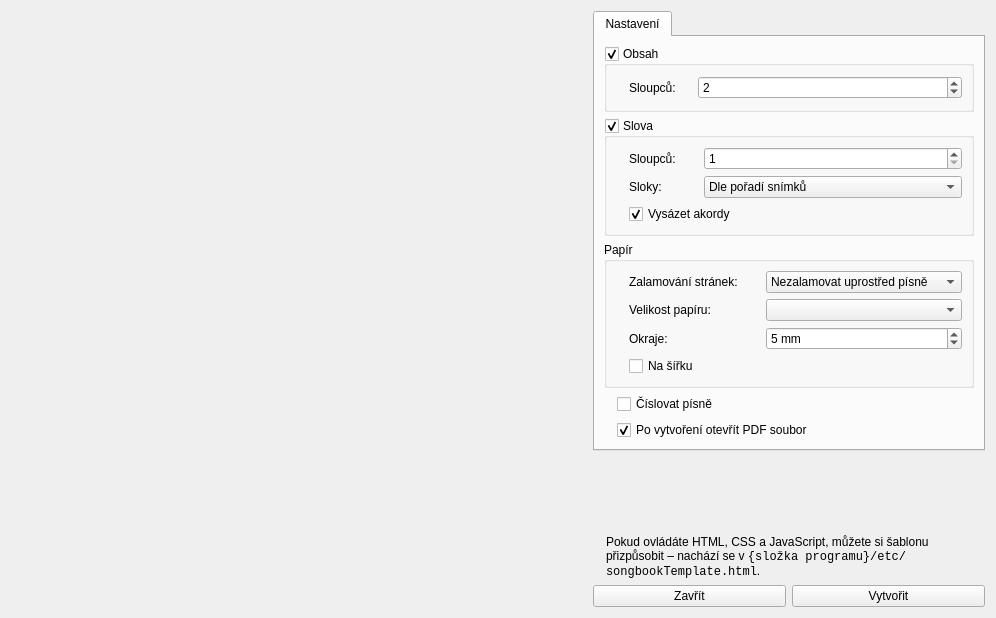
<?xml version="1.0" encoding="UTF-8"?>
<ui version="4.0">
 <class>DocumentGenerationDialog</class>
 <widget class="QDialog" name="DocumentGenerationDialog">
  <property name="windowModality">
   <enum>Qt::ApplicationModal</enum>
  </property>
  <property name="geometry">
   <rect>
    <x>0</x>
    <y>0</y>
    <width>996</width>
    <height>618</height>
   </rect>
  </property>
  <property name="windowTitle">
   <string>Vytvoření zpěvníku</string>
  </property>
  <property name="windowIcon">
   <iconset resource="../../res/resources.qrc">
    <normaloff>:/icons/16/Moleskine_16px.png</normaloff>:/icons/16/Moleskine_16px.png</iconset>
  </property>
  <layout class="QGridLayout" name="gridLayout_2">
   <item row="0" column="2">
    <widget class="QWidget" name="verticalWidget" native="true">
     <property name="sizePolicy">
      <sizepolicy hsizetype="Minimum" vsizetype="Preferred">
       <horstretch>0</horstretch>
       <verstretch>0</verstretch>
      </sizepolicy>
     </property>
     <layout class="QVBoxLayout" name="verticalLayout">
      <property name="leftMargin">
       <number>0</number>
      </property>
      <property name="topMargin">
       <number>0</number>
      </property>
      <property name="rightMargin">
       <number>0</number>
      </property>
      <property name="bottomMargin">
       <number>0</number>
      </property>
      <item>
       <widget class="QTabWidget" name="twLeftBottom_2">
        <property name="sizePolicy">
         <sizepolicy hsizetype="Preferred" vsizetype="Expanding">
          <horstretch>0</horstretch>
          <verstretch>0</verstretch>
         </sizepolicy>
        </property>
        <property name="focusPolicy">
         <enum>Qt::NoFocus</enum>
        </property>
        <property name="currentIndex">
         <number>0</number>
        </property>
        <widget class="QWidget" name="tabSongList_2">
         <attribute name="icon">
          <iconset resource="../../res/resources.qrc">
           <normaloff>:/icons/16/Settings_16px.png</normaloff>:/icons/16/Settings_16px.png</iconset>
         </attribute>
         <attribute name="title">
          <string>Nastavení</string>
         </attribute>
         <layout class="QVBoxLayout" name="verticalLayout_2">
          <item>
           <widget class="QGroupBox" name="gbToc">
            <property name="title">
             <string>Obsah</string>
            </property>
            <property name="checkable">
             <bool>true</bool>
            </property>
            <layout class="QGridLayout" name="_2">
             <item row="0" column="3">
              <widget class="QSpinBox" name="sbTocColumns">
               <property name="sizePolicy">
                <sizepolicy hsizetype="Expanding" vsizetype="Fixed">
                 <horstretch>0</horstretch>
                 <verstretch>0</verstretch>
                </sizepolicy>
               </property>
               <property name="minimum">
                <number>1</number>
               </property>
               <property name="maximum">
                <number>10</number>
               </property>
               <property name="value">
                <number>2</number>
               </property>
              </widget>
             </item>
             <item row="0" column="0">
              <widget class="QLabel" name="label_4">
               <property name="pixmap">
                <pixmap resource="../../res/resources.qrc">:/icons/16/Columns_16px.png</pixmap>
               </property>
              </widget>
             </item>
             <item row="0" column="1">
              <widget class="QLabel" name="label_3">
               <property name="text">
                <string>Sloupců:</string>
               </property>
               <property name="buddy">
                <cstring>sbTocColumns</cstring>
               </property>
              </widget>
             </item>
             <item row="0" column="2">
              <spacer name="horizontalSpacer_2">
               <property name="orientation">
                <enum>Qt::Horizontal</enum>
               </property>
               <property name="sizeType">
                <enum>QSizePolicy::Fixed</enum>
               </property>
               <property name="sizeHint" stdset="0">
                <size>
                 <width>16</width>
                 <height>8</height>
                </size>
               </property>
              </spacer>
             </item>
            </layout>
           </widget>
          </item>
          <item>
           <widget class="QGroupBox" name="gbLyrics">
            <property name="title">
             <string>Slova</string>
            </property>
            <property name="checkable">
             <bool>true</bool>
            </property>
            <layout class="QGridLayout" name="gridLayout_4">
             <item row="2" column="1" colspan="3">
              <widget class="QCheckBox" name="cbGenerateChords">
               <property name="text">
                <string>Vysázet akordy</string>
               </property>
               <property name="checked">
                <bool>true</bool>
               </property>
              </widget>
             </item>
             <item row="2" column="0">
              <widget class="QLabel" name="label_9">
               <property name="pixmap">
                <pixmap resource="../../res/resources.qrc">:/icons/16/Guitar_16px.png</pixmap>
               </property>
              </widget>
             </item>
             <item row="0" column="1">
              <widget class="QLabel" name="label_6">
               <property name="text">
                <string>Sloupců:</string>
               </property>
               <property name="buddy">
                <cstring>sbLyricsColumns</cstring>
               </property>
              </widget>
             </item>
             <item row="0" column="0">
              <widget class="QLabel" name="label_5">
               <property name="pixmap">
                <pixmap resource="../../res/resources.qrc">:/icons/16/Columns_16px.png</pixmap>
               </property>
              </widget>
             </item>
             <item row="0" column="2">
              <spacer name="horizontalSpacer_3">
               <property name="orientation">
                <enum>Qt::Horizontal</enum>
               </property>
               <property name="sizeType">
                <enum>QSizePolicy::Fixed</enum>
               </property>
               <property name="sizeHint" stdset="0">
                <size>
                 <width>16</width>
                 <height>8</height>
                </size>
               </property>
              </spacer>
             </item>
             <item row="0" column="3">
              <widget class="QSpinBox" name="sbLyricsColumns">
               <property name="sizePolicy">
                <sizepolicy hsizetype="Expanding" vsizetype="Fixed">
                 <horstretch>0</horstretch>
                 <verstretch>0</verstretch>
                </sizepolicy>
               </property>
               <property name="minimum">
                <number>1</number>
               </property>
               <property name="maximum">
                <number>10</number>
               </property>
              </widget>
             </item>
             <item row="1" column="0">
              <widget class="QLabel" name="label_14">
               <property name="pixmap">
                <pixmap resource="../../res/resources.qrc">:/icons/16/Term_16px.png</pixmap>
               </property>
              </widget>
             </item>
             <item row="1" column="1">
              <widget class="QLabel" name="label_7">
               <property name="text">
                <string>Sloky:</string>
               </property>
               <property name="buddy">
                <cstring>cmbLyricsMode</cstring>
               </property>
              </widget>
             </item>
             <item row="1" column="3">
              <widget class="QComboBox" name="cmbLyricsMode">
               <property name="currentIndex">
                <number>1</number>
               </property>
               <property name="sizeAdjustPolicy">
                <enum>QComboBox::AdjustToContents</enum>
               </property>
               <item>
                <property name="text">
                 <string>Tak, jak je to v textu</string>
                </property>
               </item>
               <item>
                <property name="text">
                 <string>Dle pořadí snímků</string>
                </property>
               </item>
               <item>
                <property name="text">
                 <string>Dle pořadí snímků, bez duplikátů</string>
                </property>
               </item>
              </widget>
             </item>
            </layout>
           </widget>
          </item>
          <item>
           <widget class="QGroupBox" name="groupBox_3">
            <property name="title">
             <string>Papír</string>
            </property>
            <layout class="QGridLayout" name="gridLayout_5">
             <item row="1" column="1">
              <widget class="QLabel" name="label_12">
               <property name="text">
                <string>Velikost papíru:</string>
               </property>
               <property name="buddy">
                <cstring>cmbPageSize</cstring>
               </property>
              </widget>
             </item>
             <item row="3" column="0">
              <widget class="QLabel" name="label_13">
               <property name="pixmap">
                <pixmap resource="../../res/resources.qrc">:/icons/16/File Landscape_16px.png</pixmap>
               </property>
              </widget>
             </item>
             <item row="0" column="0">
              <widget class="QLabel" name="label">
               <property name="pixmap">
                <pixmap resource="../../res/resources.qrc">:/icons/16/Down Right_16px.png</pixmap>
               </property>
              </widget>
             </item>
             <item row="1" column="0">
              <widget class="QLabel" name="label_11">
               <property name="pixmap">
                <pixmap resource="../../res/resources.qrc">:/icons/16/Split Files_16px.png</pixmap>
               </property>
              </widget>
             </item>
             <item row="3" column="1" colspan="3">
              <widget class="QCheckBox" name="cbLandscapeOrientation">
               <property name="text">
                <string>Na šířku</string>
               </property>
              </widget>
             </item>
             <item row="0" column="2">
              <spacer name="horizontalSpacer_4">
               <property name="orientation">
                <enum>Qt::Horizontal</enum>
               </property>
               <property name="sizeType">
                <enum>QSizePolicy::Fixed</enum>
               </property>
               <property name="sizeHint" stdset="0">
                <size>
                 <width>16</width>
                 <height>8</height>
                </size>
               </property>
              </spacer>
             </item>
             <item row="1" column="3">
              <widget class="QComboBox" name="cmbPageSize"/>
             </item>
             <item row="0" column="1">
              <widget class="QLabel" name="label_2">
               <property name="text">
                <string>Zalamování stránek:</string>
               </property>
               <property name="buddy">
                <cstring>cmbPageBreakMode</cstring>
               </property>
              </widget>
             </item>
             <item row="0" column="3">
              <widget class="QComboBox" name="cmbPageBreakMode">
               <property name="sizePolicy">
                <sizepolicy hsizetype="Expanding" vsizetype="Fixed">
                 <horstretch>0</horstretch>
                 <verstretch>0</verstretch>
                </sizepolicy>
               </property>
               <property name="currentIndex">
                <number>1</number>
               </property>
               <property name="sizeAdjustPolicy">
                <enum>QComboBox::AdjustToContents</enum>
               </property>
               <item>
                <property name="text">
                 <string>Zalamovat i uprostřed písně</string>
                </property>
               </item>
               <item>
                <property name="text">
                 <string>Nezalamovat uprostřed písně</string>
                </property>
               </item>
               <item>
                <property name="text">
                 <string>Každou píseň na vlastní stranu</string>
                </property>
               </item>
              </widget>
             </item>
             <item row="2" column="0">
              <widget class="QLabel" name="label_15">
               <property name="pixmap">
                <pixmap resource="../../res/resources.qrc">:/icons/16/Add White Space_16px.png</pixmap>
               </property>
              </widget>
             </item>
             <item row="2" column="1">
              <widget class="QLabel" name="label_16">
               <property name="text">
                <string>Okraje:</string>
               </property>
               <property name="buddy">
                <cstring>sbPageMargins</cstring>
               </property>
              </widget>
             </item>
             <item row="2" column="3">
              <widget class="QSpinBox" name="sbPageMargins">
               <property name="suffix">
                <string> mm</string>
               </property>
               <property name="maximum">
                <number>100</number>
               </property>
               <property name="value">
                <number>5</number>
               </property>
              </widget>
             </item>
            </layout>
           </widget>
          </item>
          <item>
           <layout class="QGridLayout" name="gridLayout">
            <item row="0" column="0">
             <widget class="QLabel" name="label_10">
              <property name="pixmap">
               <pixmap resource="../../res/resources.qrc">:/icons/16/Numbers_16px.png</pixmap>
              </property>
             </widget>
            </item>
            <item row="0" column="1">
             <widget class="QCheckBox" name="cbNumberSongs">
              <property name="sizePolicy">
               <sizepolicy hsizetype="Expanding" vsizetype="Fixed">
                <horstretch>0</horstretch>
                <verstretch>0</verstretch>
               </sizepolicy>
              </property>
              <property name="text">
               <string>Číslovat písně</string>
              </property>
             </widget>
            </item>
            <item row="1" column="0">
             <widget class="QLabel" name="label_17">
              <property name="pixmap">
               <pixmap resource="../../res/resources.qrc">:/icons/16/Open_16px.png</pixmap>
              </property>
             </widget>
            </item>
            <item row="1" column="1">
             <widget class="QCheckBox" name="cbOpenWhenDone">
              <property name="sizePolicy">
               <sizepolicy hsizetype="Expanding" vsizetype="Fixed">
                <horstretch>0</horstretch>
                <verstretch>0</verstretch>
               </sizepolicy>
              </property>
              <property name="text">
               <string>Po vytvoření otevřít PDF soubor</string>
              </property>
              <property name="checked">
               <bool>true</bool>
              </property>
             </widget>
            </item>
           </layout>
          </item>
         </layout>
        </widget>
       </widget>
      </item>
      <item>
       <spacer name="verticalSpacer">
        <property name="orientation">
         <enum>Qt::Vertical</enum>
        </property>
        <property name="sizeHint" stdset="0">
         <size>
          <width>20</width>
          <height>40</height>
         </size>
        </property>
       </spacer>
      </item>
      <item>
       <layout class="QHBoxLayout" name="horizontalLayout">
        <item>
         <widget class="QLabel" name="label_19">
          <property name="sizePolicy">
           <sizepolicy hsizetype="Maximum" vsizetype="Preferred">
            <horstretch>0</horstretch>
            <verstretch>0</verstretch>
           </sizepolicy>
          </property>
          <property name="pixmap">
           <pixmap resource="../../res/resources.qrc">:/icons/16/Info_16px.png</pixmap>
          </property>
         </widget>
        </item>
        <item>
         <widget class="QLabel" name="label_8">
          <property name="text">
           <string>&lt;html&gt;&lt;head/&gt;&lt;body&gt;&lt;p&gt;Pokud ovládáte HTML, CSS a JavaScript, můžete si šablonu přizpůsobit – nachází se v &lt;span style=&quot;font-family: Consolas;&quot;&gt;{složka programu}/etc/songbookTemplate.html&lt;/span&gt;.&lt;/p&gt;&lt;/body&gt;&lt;/html&gt;</string>
          </property>
          <property name="wordWrap">
           <bool>true</bool>
          </property>
         </widget>
        </item>
       </layout>
      </item>
      <item>
       <layout class="QHBoxLayout" name="horizontalLayout_2">
        <item>
         <spacer name="horizontalSpacer">
          <property name="orientation">
           <enum>Qt::Horizontal</enum>
          </property>
          <property name="sizeType">
           <enum>QSizePolicy::Minimum</enum>
          </property>
          <property name="sizeHint" stdset="0">
           <size>
            <width>0</width>
            <height>20</height>
           </size>
          </property>
         </spacer>
        </item>
        <item>
         <widget class="QPushButton" name="btnStorno">
          <property name="text">
           <string>Zavřít</string>
          </property>
          <property name="icon">
           <iconset resource="../../res/resources.qrc">
            <normaloff>:/icons/16/Delete_16px.png</normaloff>:/icons/16/Delete_16px.png</iconset>
          </property>
          <property name="autoDefault">
           <bool>false</bool>
          </property>
         </widget>
        </item>
        <item>
         <widget class="QPushButton" name="btnGenerate">
          <property name="text">
           <string>Vytvořit</string>
          </property>
          <property name="icon">
           <iconset resource="../../res/resources.qrc">
            <normaloff>:/icons/16/Save_16px.png</normaloff>:/icons/16/Save_16px.png</iconset>
          </property>
          <property name="autoDefault">
           <bool>false</bool>
          </property>
         </widget>
        </item>
       </layout>
      </item>
     </layout>
    </widget>
   </item>
   <item row="0" column="0">
    <widget class="MultiSongSelectionWidget" name="wgtSongSelection" native="true">
     <property name="sizePolicy">
      <sizepolicy hsizetype="Expanding" vsizetype="Preferred">
       <horstretch>0</horstretch>
       <verstretch>0</verstretch>
      </sizepolicy>
     </property>
     <property name="focusPolicy">
      <enum>Qt::StrongFocus</enum>
     </property>
    </widget>
   </item>
  </layout>
 </widget>
 <customwidgets>
  <customwidget>
   <class>MultiSongSelectionWidget</class>
   <extends>QWidget</extends>
   <header>wgt/multisongselectionwidget.h</header>
   <container>1</container>
  </customwidget>
 </customwidgets>
 <tabstops>
  <tabstop>wgtSongSelection</tabstop>
  <tabstop>twLeftBottom_2</tabstop>
  <tabstop>gbToc</tabstop>
  <tabstop>sbTocColumns</tabstop>
  <tabstop>gbLyrics</tabstop>
  <tabstop>sbLyricsColumns</tabstop>
  <tabstop>cmbLyricsMode</tabstop>
  <tabstop>cbGenerateChords</tabstop>
  <tabstop>cmbPageBreakMode</tabstop>
  <tabstop>cmbPageSize</tabstop>
  <tabstop>sbPageMargins</tabstop>
  <tabstop>cbLandscapeOrientation</tabstop>
  <tabstop>cbNumberSongs</tabstop>
  <tabstop>cbOpenWhenDone</tabstop>
  <tabstop>btnGenerate</tabstop>
  <tabstop>btnStorno</tabstop>
 </tabstops>
 <resources>
  <include location="../../res/resources.qrc"/>
 </resources>
 <connections/>
</ui>
